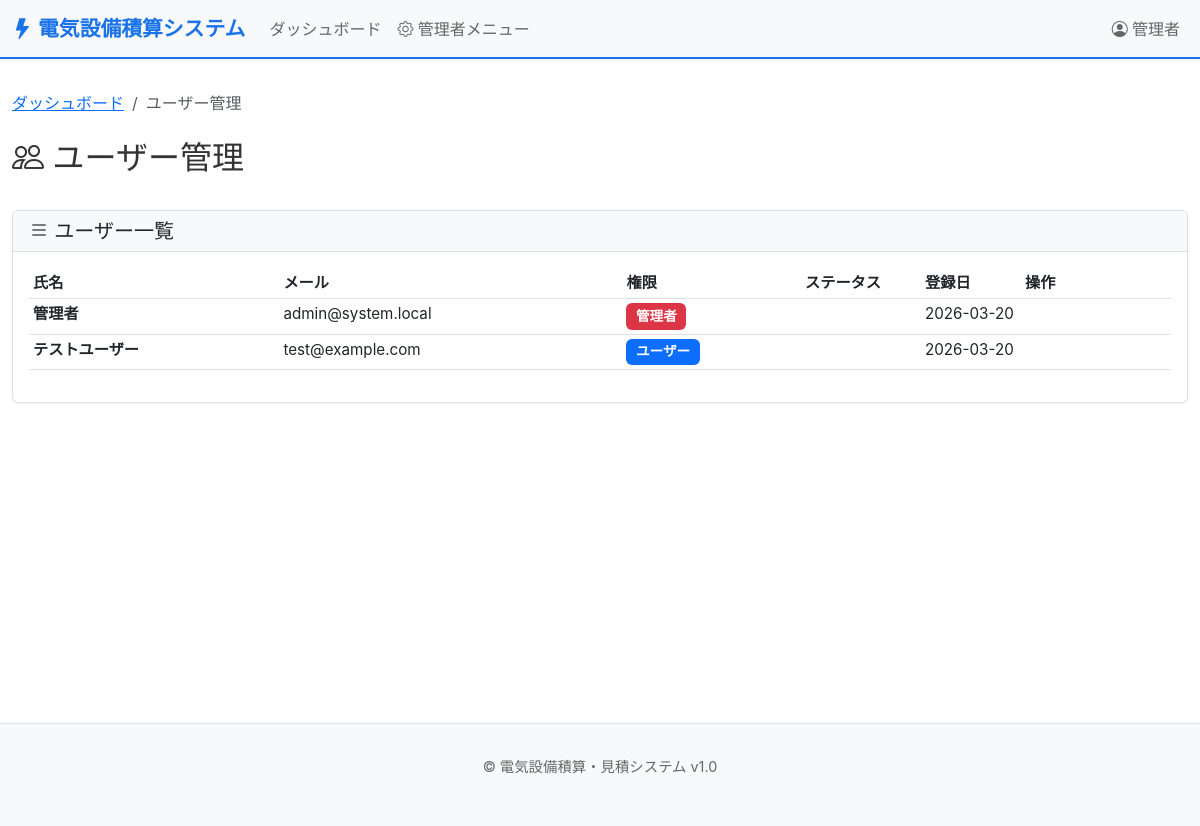
Page /admin/users (signed in) on the committed database.
### tables this page shows
CREATE TABLE users (
        id INTEGER PRIMARY KEY AUTOINCREMENT,
        email TEXT UNIQUE NOT NULL,
        password_hash TEXT NOT NULL,
        full_name TEXT NOT NULL,
        role TEXT NOT NULL DEFAULT 'pending',
        is_active INTEGER NOT NULL DEFAULT 1,
        created_at TEXT NOT NULL DEFAULT (datetime('now','localtime')),
        approved_at TEXT,
        approved_by INTEGER,
        FOREIGN KEY (approved_by) REFERENCES users(id)
    );

### app.py (the view)
@app.route('/admin/users')
@admin_required
def admin_users():
    try:
        db = get_db()
        cursor = db.cursor()
        cursor.execute(
            '''SELECT id, email, full_name, role, is_active, created_at, approved_at, approved_by
               FROM users
               ORDER BY created_at DESC''',
            ()
        )
        users = []
        for row in cursor.fetchall():
            users.append({
                'id': row[0],
                'email': row[1],
                'full_name': row[2],
                'role': row[3],
                'is_active': row[4],
                'created_at': row[5],
                'approved_at': row[6],
                'approved_by': row[7]
            })
        add_audit_log(
            current_user.id,
            'VIEW_USER_MANAGEMENT',
            'admin',
            None,
            'INFO',
            'ユーザー管理ページ表示',
            get_user_ip()
        )
        return render_template('admin_users.html', users=users)
    except Exception as e:
        add_error_log(
            current_user.id,
            'ADMIN_USERS_ERROR',
            str(e),
            str(e),
            request.url
        )
        return render_template('error.html', error='ユーザー管理読み込みエラーが発生しました'), 500

### app.py (called while the page is built, shortened)
@login_manager.user_loader
def load_user(user_id):
    db = get_db()
    cursor = db.cursor()
    cursor.execute(
        'SELECT id, email, full_name, role, is_active FROM users WHERE id = ?',
        (user_id,)
    )
    user_data = cursor.fetchone()
    if user_data:
        return User(user_data[0], user_data[1], user_data[2], user_data[3], user_data[4])
    return None

def admin_required(f):
    @wraps(f)
    def decorated_function(*args, **kwargs):
        if not current_user or not current_user.is_authenticated:
            return redirect(url_for('login'))
        return f(*args, **kwargs)
    return decorated_function

def get_user_ip():
    return request.headers.get('X-Forwarded-For', request.remote_addr).split(',')[0].strip()

    @property
    def is_active(self):
        return self._active

    def is_admin(self):
        return self.role == 'admin'

### models.py (called while the page is built)
def get_db():
    os.makedirs(os.path.dirname(DB_PATH), exist_ok=True)
    conn = sqlite3.connect(DB_PATH)
    conn.row_factory = sqlite3.Row
    conn.execute("PRAGMA journal_mode=WAL")
    conn.execute("PRAGMA foreign_keys=ON")
    return conn

def add_audit_log(user_id, action, entity_type="", entity_id="", level="INFO", details="", ip=""):
    try:
        conn = get_db()
        conn.execute("""INSERT INTO audit_log
            (user_id, action, entity_type, entity_id, level, details, ip_address)
            VALUES (?,?,?,?,?,?,?)""",
            (user_id, action, entity_type, entity_id, level, details, ip))
        conn.commit()
        conn.close()
    except Exception:
        pass

### templates/admin_users.html (shortened to what this page needs)
{% extends "base.html" %}
{% block content %}
<nav aria-label="breadcrumb" class="mb-4">
    <ol class="breadcrumb">
        <li class="breadcrumb-item"><a href="/dashboard">ダッシュボード</a></li>
        <li class="breadcrumb-item active">ユーザー管理</li>
    </ol>
</nav>
<div class="row mb-4">
    <div class="col-md-8">
        <h1 class="h2">
            <i class="bi bi-people"></i> ユーザー管理
        </h1>
    </div>
</div>
<div class="card">
    <div class="card-header">
        <h5 class="mb-0">
            <i class="bi bi-list"></i> ユーザー一覧
        </h5>
    </div>
    <div class="card-body">
        {% if users %}
            <div class="table-responsive">
                <table class="table table-hover table-sm">
                    <thead>
                        <tr>
                            <th>氏名</th>
                            <th>メール</th>
                            <th>権限</th>
                            <th style="width: 120px;">ステータス</th>
                            <th style="width: 100px;">登録日</th>
                            <th style="width: 150px;">操作</th>
                        </tr>
                    </thead>
                    <tbody>
                        {% for user in users %}
                        <tr {% if user.status == 'pending' %}class="table-warning"{% endif %}>
                            <td><strong>{{ user.full_name }}</strong></td>
                            <td>{{ user.email }}</td>
                            <td>
                                {% if user.role == 'admin' %}
                                    <span class="badge bg-danger">管理者</span>
                                {% elif user.role == 'user' %}
                                    <span class="badge bg-primary">ユーザー</span>
                                {% else %}
                                    <span class="badge bg-secondary">{{ user.role }}</span>
                                {% endif %}
                            </td>
                            <td>
                            </td>
                            <td>{{ user.created_at[:10] }}</td>
                            <td>
                            </td>
                        </tr>
                        {% endfor %}
                    </tbody>
                </table>
            </div>
        {% else %}
            <div class="text-center py-5">
                <i class="bi bi-inbox" style="font-size: 3rem; color: #ccc;"></i>
                <p class="text-muted mt-3">ユーザーがいません</p>
            </div>
        {% endif %}
    </div>
</div>
{% endblock %}

### templates/base.html (shortened to what this page needs)
<!DOCTYPE html>
<html lang="ja">
<head>
    <link href="https://cdn.jsdelivr.net/npm/bootstrap@5.3.0/dist/css/bootstrap.min.css" rel="stylesheet">
    <link rel="stylesheet" href="https://cdn.jsdelivr.net/npm/bootstrap-icons@1.11.0/font/bootstrap-icons.css">
</head>
<body>
    <nav class="navbar navbar-expand-lg sticky-top">
        <div class="container-fluid">
            <a class="navbar-brand" href="/dashboard">
                <i class="bi bi-lightning-fill"></i> 電気設備積算システム
            </a>
            <div class="collapse navbar-collapse" id="navbarNav">
                <ul class="navbar-nav me-auto">
                    <li class="nav-item">
                        <a class="nav-link" href="/dashboard">ダッシュボード</a>
                    </li>
                    {% if current_user.role == 'admin' %}
                    <li class="nav-item dropdown">
                        <a class="nav-link dropdown-toggle" href="#" id="adminMenu" role="button" data-bs-toggle="dropdown">
                            <i class="bi bi-gear"></i> 管理者メニュー
                        </a>
                    </li>
                    {% endif %}
                </ul>
                <ul class="navbar-nav">
                    <li class="nav-item dropdown">
                        <a class="nav-link dropdown-toggle" href="#" id="userMenu" role="button" data-bs-toggle="dropdown">
                            <i class="bi bi-person-circle"></i> {{ current_user.full_name }}
                        </a>
                    </li>
                </ul>
            </div>
        </div>
    </nav>
    <div class="main-container">
        <div class="container-fluid">
            {% block content %}{% endblock %}
        </div>
    </div>
    <footer>
        <p>&copy; 電気設備積算・見積システム v1.0</p>
    </footer>
</body>
</html>

### templates/base.html (style rules this page uses)
:root { --primary-color: #1a73e8; --header-bg: #f8f9fa; }
body { background-color: #ffffff; color: #333; font-family: -apple-system, BlinkMacSystemFont, "Segoe UI", Roboto, "Helvetica Neue", Arial, sans-serif; }
.navbar { background-color: var(--header-bg); border-bottom: 2px solid var(--primary-color); box-shadow: 0 1px 3px rgba(0,0,0,0.1); }
.navbar-brand { font-weight: 600; font-size: 1.3rem; color: var(--primary-color) !important; }
.nav-link { color: #666 !important; font-weight: 500; }
.navbar .dropdown-toggle::after { display: none; }
.main-container { min-height: calc(100vh - 200px); padding: 2rem 0; }
footer { background-color: var(--header-bg); border-top: 1px solid #e0e0e0; padding: 2rem 0; margin-top: 4rem; text-align: center; color: #666; font-size: 0.9rem; }
.card { border: 1px solid #e0e0e0; box-shadow: 0 1px 3px rgba(0,0,0,0.05); border-radius: 6px; }
.card-header { background-color: var(--header-bg); border-bottom: 1px solid #e0e0e0; }
table { font-size: 0.95rem; }
th { background-color: var(--header-bg); font-weight: 600; border-bottom: 2px solid #e0e0e0; }
.badge { font-size: 0.85rem; padding: 0.4rem 0.6rem; }

### rows in the picture
users: full_name "管理者", email "admin@system.local", role "管理者", created_at "2026-03-20"
users: full_name "テストユーザー", email "test@example.com", role "ユーザー", created_at "2026-03-20"
